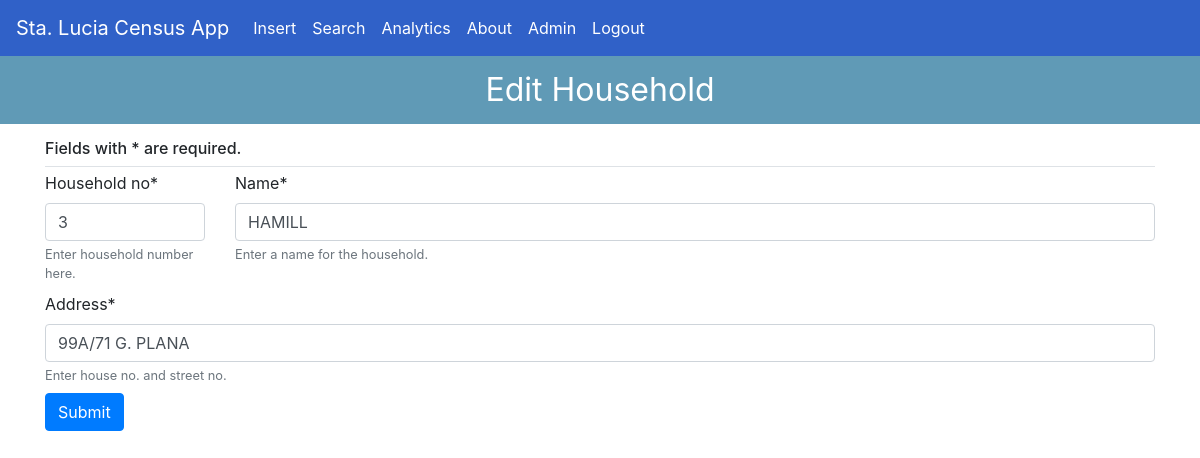
Screenshot of /edit-household/3/ (signed in) with the database file from the repository.
### forms/models.py (models this page shows, shortened)
class Household(models.Model):
    household_no = models.SmallIntegerField(help_text='Enter household number here.', primary_key=True)
    name = models.CharField(max_length=50, unique=True, help_text='Enter a name for the household.')
    address = models.CharField(max_length=100, help_text='Enter house no. and street no.')  # house no. and street name only
    author = models.ForeignKey(User, on_delete=models.PROTECT, null=True)

### forms/views.py (the view)
# urls.py: path('edit-household/<int:id>/', views.edit_household, name='forms-edit-household'),
@login_required
def edit_household(request, id):
    household = Household.objects.get(household_no=id)
    if household.author_id == request.user.id or request.user.is_superuser == 1:
        if request.method == 'POST':
            form = HouseholdForm(request.POST, instance=household)
            if form.is_valid():
                messages.success(request, f'Entry edited successfully!')
                household.household_no = form.cleaned_data['household_no']
                household.name = form.cleaned_data['name'].upper()
                household.address = form.cleaned_data['address'].upper()
                household.save()
            else:
                messages.success(request, f'No edits were made or the Household is already in database. Please try again.')
                return redirect('forms-create-household')
        else:
            household = Household.objects.get(household_no=id)
            form = HouseholdForm(instance=household)
        context = {
            'title': 'Update Household',
            'form': form
        }
        return render(request, 'forms/edit-household.html', context)
    else:
        messages.success(request, f'You cannot edit an entry that you did not create.')
        return redirect('forms-search')

### forms/forms.py
class HouseholdForm(forms.ModelForm):
    class Meta:
        model = Household
        fields = {'household_no', 'name', 'address'}

### forms/templates/forms/edit-household.html (shortened to what this page needs)
{% extends 'forms/base.html' %}
{% load crispy_forms_tags %}
{% block content %}
    <p class="title-header">Edit Household</p>
    <div class="container">
        <form method="POST">
            <div class="form-group">
                <div class="container p-0 mb-1 border-bottom">
                    <h6>Fields with * are required.</h6>
                </div>
                <div class="row">
                    <div class="col-md-2">{{ form.household_no|as_crispy_field }}</div>
                    <div class="col-md-10">{{ form.name|as_crispy_field }}</div>
                </div>
                {{ form.address|as_crispy_field }}
            </div>
            <button class="btn btn-primary" type="submit">Submit</button>
        </form>
    </div>
{% endblock %}

### forms/static/forms/main.css (style rules this page uses)
.container { padding: 15px; }
.form-group { margin-bottom: 0.5rem; }
.title-header { background-color: #609ab6; text-align: center; padding: 10px 0 10px 0; color: white; font-size: 200%; margin: 0; }

### rows the page displays
Household: household_no "3", name "HAMILL", address "99A/71 G. PLANA"
